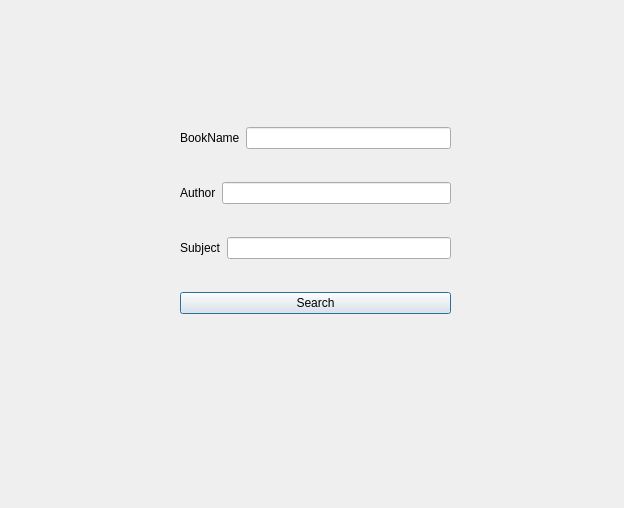
<?xml version="1.0" encoding="UTF-8"?>
<ui version="4.0">
 <class>Window_Search</class>
 <widget class="QDialog" name="Window_Search">
  <property name="geometry">
   <rect>
    <x>0</x>
    <y>0</y>
    <width>624</width>
    <height>508</height>
   </rect>
  </property>
  <property name="windowTitle">
   <string>Dialog</string>
  </property>
  <widget class="QWidget" name="">
   <property name="geometry">
    <rect>
     <x>180</x>
     <y>100</y>
     <width>271</width>
     <height>241</height>
    </rect>
   </property>
   <layout class="QVBoxLayout" name="verticalLayout">
    <item>
     <layout class="QHBoxLayout" name="horizontalLayout">
      <item>
       <widget class="QLabel" name="label_BookName">
        <property name="text">
         <string>BookName</string>
        </property>
       </widget>
      </item>
      <item>
       <widget class="QLineEdit" name="lineEdit_BookName"/>
      </item>
     </layout>
    </item>
    <item>
     <layout class="QHBoxLayout" name="horizontalLayout_2">
      <item>
       <widget class="QLabel" name="label_AuthorName">
        <property name="text">
         <string>Author</string>
        </property>
       </widget>
      </item>
      <item>
       <widget class="QLineEdit" name="lineEdit_AuthorName"/>
      </item>
     </layout>
    </item>
    <item>
     <layout class="QHBoxLayout" name="horizontalLayout_3">
      <item>
       <widget class="QLabel" name="label_Subject">
        <property name="text">
         <string>Subject</string>
        </property>
       </widget>
      </item>
      <item>
       <widget class="QLineEdit" name="lineEdit_Subject"/>
      </item>
     </layout>
    </item>
    <item>
     <widget class="QPushButton" name="pushButton_SearchBook">
      <property name="text">
       <string>Search</string>
      </property>
     </widget>
    </item>
   </layout>
  </widget>
 </widget>
 <resources/>
 <connections/>
</ui>
